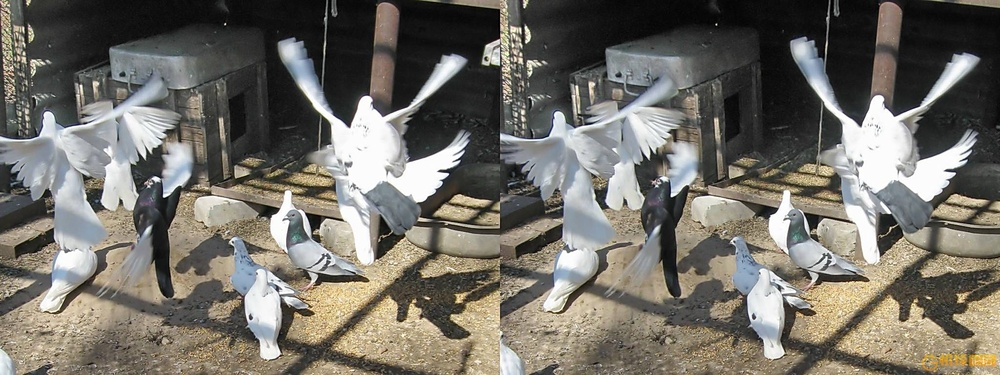
#> input picture pic/1.jpg, 1000 x 375 px, shrunk from 2048 x 768 before the run, given in place of 1.png, which was not available
$ python Stereo.py
#> lines starting #> are read from the running program, lines starting #| are printed output that depends on the picture; pictures that were not available may be replaced by others from this repository, and a replacement may not be noted

import numpy as np
import matplotlib
import cv2
import os
from matplotlib import pyplot as plt


img = cv2.imread("1.png", 0)
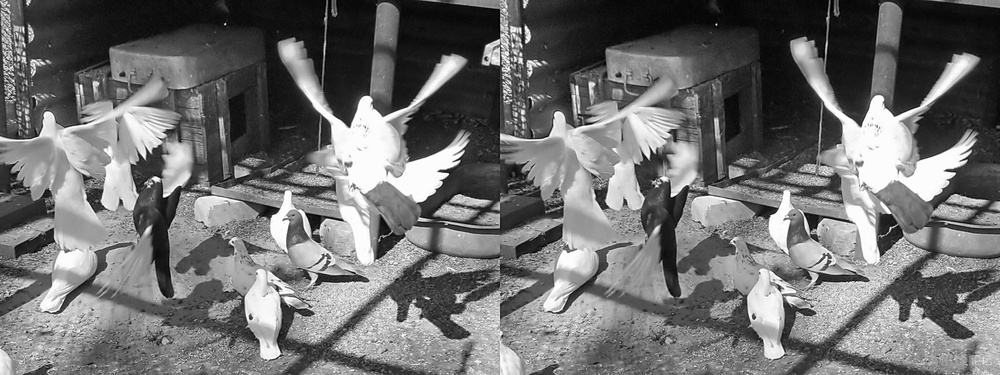
#> img: shape (375, 1000); min 0, max 255, mean 111.4

imgL = np.split(img, 2, 1)[0]
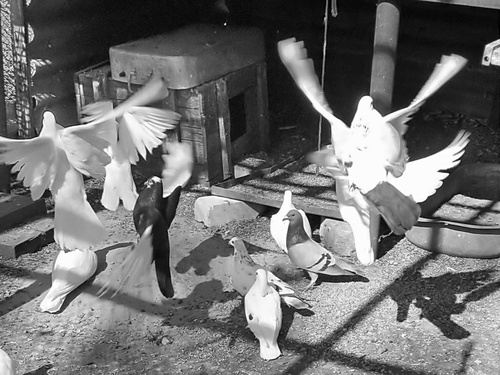
#> imgL: shape (375, 500); min 0, max 255, mean 112.1
imgR = np.split(img, 2, 1)[1]
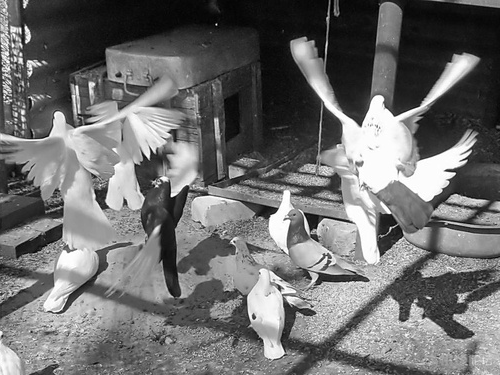
#> imgR: shape (375, 500); min 0, max 255, mean 110.6
stereo = cv2.StereoBM_create(numDisparities=32, blockSize=25)
disparity = stereo.compute(imgL, imgR)
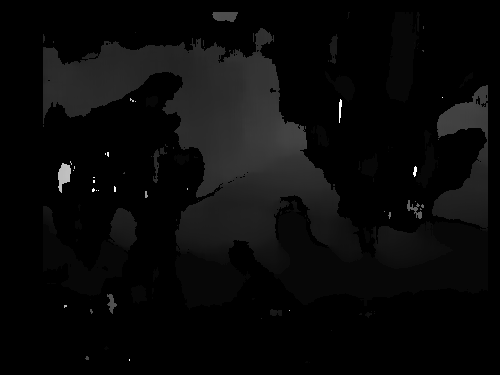
#> disparity: shape (375, 500) int16; min -16, max 496, mean 3.2; drawn with min black and max white
plt.imshow(disparity)
plt.show()

$ run again, with pic/10.jpg copied over pic/1.jpg
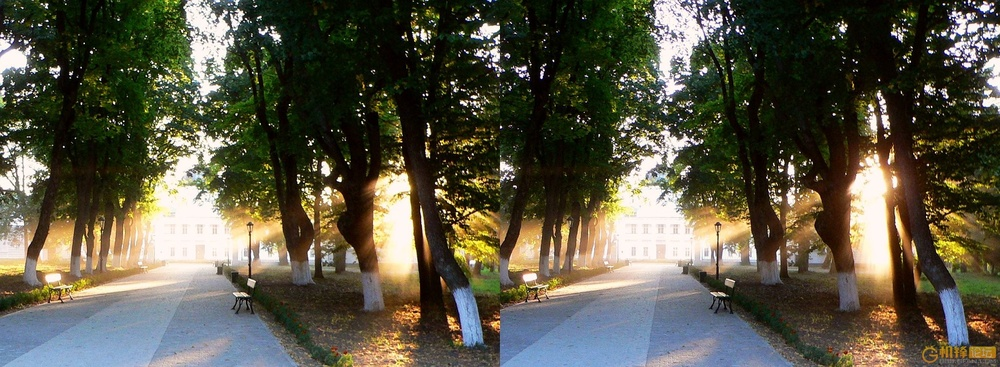
#> input picture pic/10.jpg, 1000 x 367 px, shrunk from 2048 x 751 before the run, given in place of 1.png, which was not available
#> `imgR = np.split(img, 2, 1)[1]`:
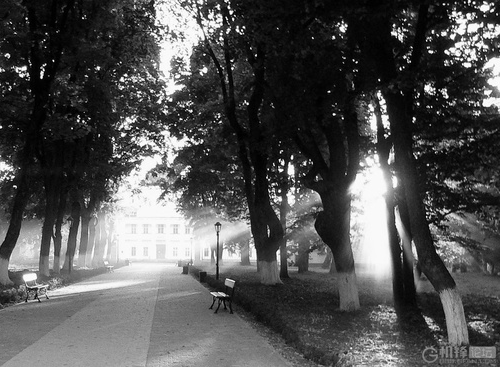
#> imgR: shape (367, 500); min 0, max 255, mean 82
#> `disparity = stereo.compute(imgL, imgR)`:
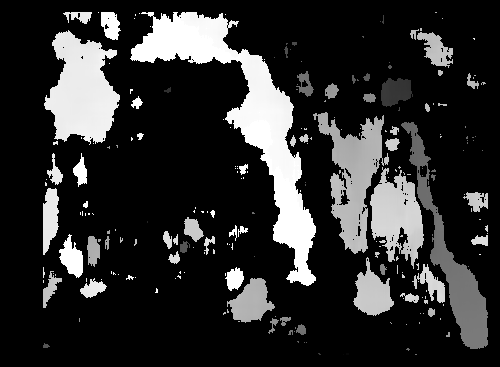
#> disparity: shape (367, 500) int16; min -16, max 496, mean 76.9; drawn with min black and max white

$ run again, with pic/2.jpg copied over pic/1.jpg
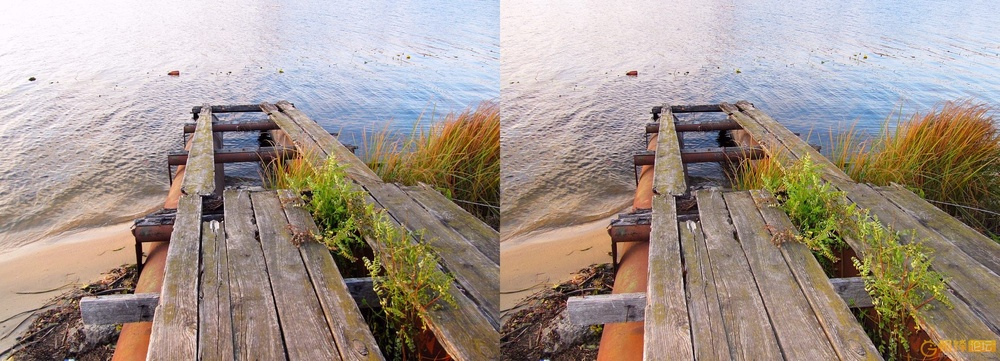
#> input picture pic/2.jpg, 1000 x 361 px, shrunk from 2010 x 726 before the run, given in place of 1.png, which was not available
#> `imgR = np.split(img, 2, 1)[1]`:
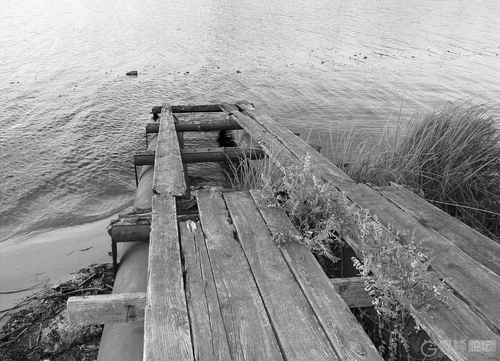
#> imgR: shape (361, 500); min 0, max 254, mean 148.6
#> `disparity = stereo.compute(imgL, imgR)`:
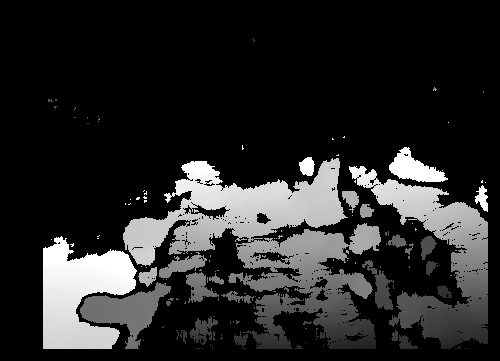
#> disparity: shape (361, 500) int16; min -16, max 496, mean 65.1; drawn with min black and max white

$ run again, with pic/3.jpg copied over pic/1.jpg
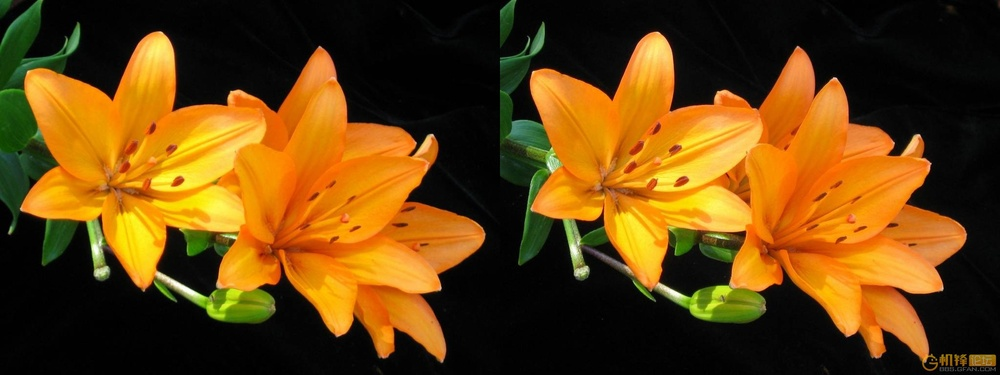
#> input picture pic/3.jpg, 1000 x 375 px, shrunk from 2048 x 768 before the run, given in place of 1.png, which was not available
#> `imgR = np.split(img, 2, 1)[1]`:
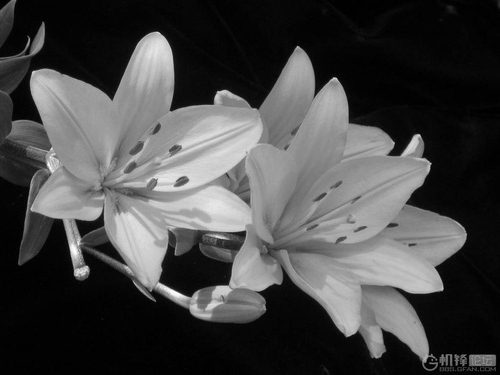
#> imgR: shape (375, 500); min 0, max 255, mean 70
#> `disparity = stereo.compute(imgL, imgR)`:
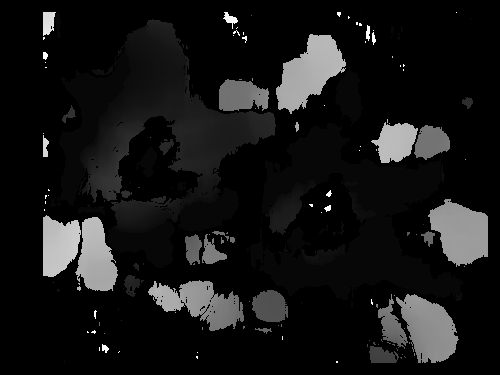
#> disparity: shape (375, 500) int16; min -16, max 496, mean 28; drawn with min black and max white
